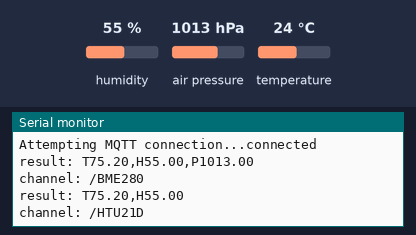
Bench run of a sketch on a simulated Arduino Uno, built with avr-gcc and run on an emulated ATmega328P. Shown: the last lines printed to the serial monitor. The inputs (shaded band) are chosen by the test bench; at power-on: humidity 55 %, air pressure 1013 hPa, temperature 24 °C. Storage starts empty; no MQTT or app messages arrive unless stated.

Above: at 2.7 s.
2.8 s: humidity set to 22 %
At 4.1 s:
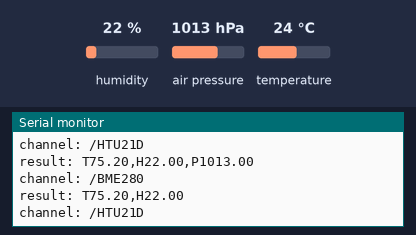
4.3 s: air pressure set to 952 hPa
5.8 s: temperature set to 12 °C
At 7.3 s:
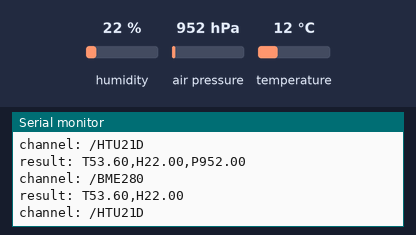

Measured:
- after the input at 2.8 s, the serial monitor: prints a new line after 0.83 s (image 1)
- after the input at 5.8 s, the serial monitor: prints a new line after 0.98 s (image 2)

The sketch:

mqtt_basement2.ino
```cpp
// (licence header left out)
#include <Wire.h>

#include <GUS_base.h>
// +++ include proper sensor (& maybe GUSh) headers
#include <GUS_bme280.h>
#include <GUS_htu21d.h>

// +++ needed for MQTT topic: 1 for each sensor
#define SENSOR1  "BME280"
#define SENSOR2  "HTU21D"

// declare GUS base & sensors
GUS_base *gus;
// +++ references to sensors
GUS_bme280 *sensor1; // sensor: BME280
GUS_htu21d *sensor2; // sensor: HTU21D

void setup() {
    Serial.begin(115200);

    // GUS & sensor setup
    gus = new GUS_base();
    gus->setup();

    // +++ instantiate & setup sensors
    sensor1 = new GUS_bme280();
    sensor1->setup();
    sensor2 = new GUS_htu21d();
    sensor2->setup();
}

void loop() {
    // do GUS loop stuff
    gus->loop();

    // +++ Publish data for each sensor
    pubSensorData(sensor1, SENSOR1);
    pubSensorData(sensor2, SENSOR2);
}

// Helper function
void pubSensorData(GUS_sensor_super *sensor, char *sensorName) {
    gus->pubData(sensorName,
      sensor->readFTemperature(),
      sensor->readHumidity(),
      sensor->readPressure()/100.0F);
}
```
